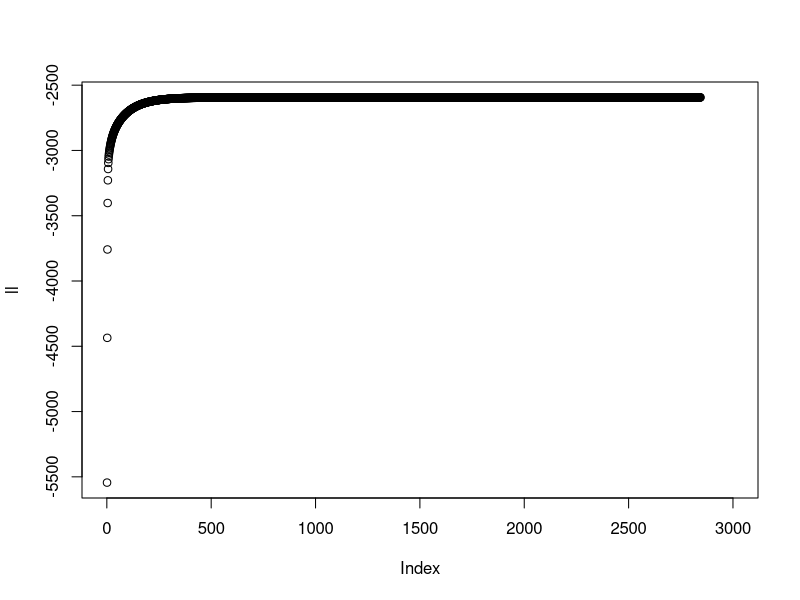
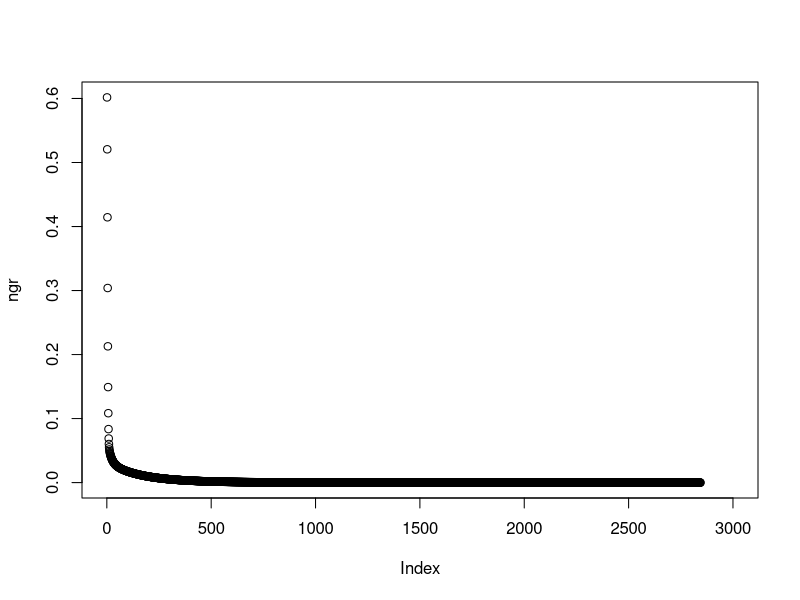
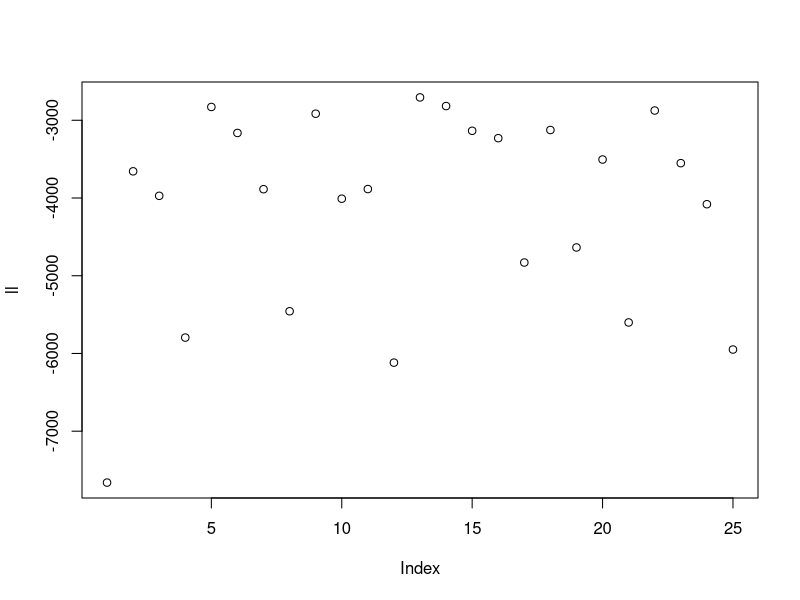
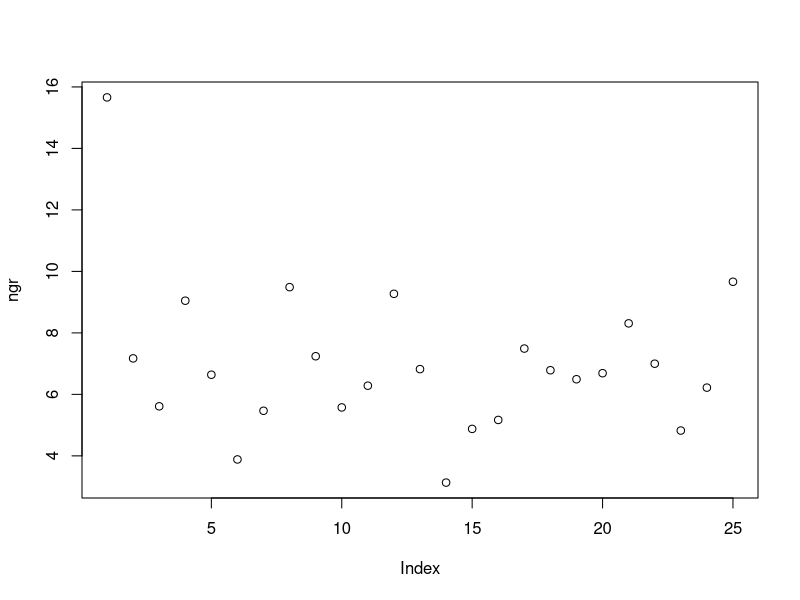

Write the R code that produced these figures, in order.
Admit <- UCBAdmissions
# Admit[1,,]
# Admit[2,,]
# Admit[,1,]
# Admit[,2,]

df <- matrix(NA, ncol=4, nrow=24)
l <- 0
for (i in 1:2) {
  admit <- 2-i
  for (j in 1:2) {
    female <- j - 1
    for (k in 1:6) {
      dept <- k
      l <- l + 1
      df[l,] <- c(admit,female,dept,Admit[i,j,k])
      
    }
  }
}

df <- as.data.frame(df)
names(df) <- c("admit", "female", "dept", "count")

df$dept <- factor(df$dept, labels=LETTERS[1:6])
# df$deptA <- as.integer(df$dept=="A")
# df$deptB <- as.integer(df$dept=="B")
# df$deptC <- as.integer(df$dept=="C")
# df$deptD <- as.integer(df$dept=="D")
# df$deptE <- as.integer(df$dept=="E")
# df$deptF <- as.integer(df$dept=="F")
# df$Cons <- 1

fit <- glm(admit~female+dept, weight=count, data=df, family="binomial")
summary(fit)

X <- model.matrix(~female+dept, data=df)
# X

B <- rep(1,7)
Y <- df$admit
counts <- df$count

admitll <- function(B,Y,X,counts){
  sum(counts*(Y*(X%*%B)- log(1 + exp(X%*%B))))
}

admitll(B,Y,X,counts)

# Check the log-likelihood around the solution
admitll(coef(fit),Y,X,counts)
logLik(fit) # check
admitll(coef(fit)+.01,Y,X,counts)
admitll(coef(fit)-.01,Y,X,counts)

admitgr <- function(B,Y,X,counts){
  J <- (Y-1/(1+exp(-X%*%B)))*counts
  return((t(X)%*%J)/sum(counts))
}

B <- rep(1,7)
admitgr(B,Y,X,counts)
# solve(admitgr(B,Y,X,counts), B)
# B <- coef(fit)
alpha <- 1
n <- 3000
i <- 0
ll <- rep(NA, n)
ngr <- rep(NA, n)
while (norm(admitgr(B,Y,X,counts), "F") > 1e-8 && i < n) {
#for (i in 1:n) {
  i <- i+1
  B.inc <- admitgr(B,Y,X,counts)
  ngr[i] <- norm(as.matrix(B.inc), "F")
  B <- B + alpha*B.inc #/norm(as.matrix(B.inc))
  ll[i] <- admitll(B,Y,X,counts)
}

B; i
norm(admitgr(B,Y,X,counts), "F")
admitll(B,Y,X,counts); logLik(fit)
plot(ll)
plot(ngr)
coef(fit)

# admitgr(coef(fit),Y,X,counts)
norm(admitgr(coef(fit),Y,X,counts), "F")

B <- rep(1,7)
H <- t(X)%*%diag(as.vector(1/(1+exp(-X%*%B))*(1-(1/(1+exp(-X%*%B)))))*counts)%*%X/sum(counts)
H

B <- rep(1,7)
n <- 25
i <- 0
ll <- rep(NA, n)
ngr <- rep(NA, n)
while (norm(admitgr(B,Y,X,counts), "F") > 1e-8 && i < n) {
  i <- i+1
  B.inc <- solve(H)%*%admitgr(B,Y,X,counts)
  ngr[i] <- norm(as.matrix(B.inc), "F")
  B <- B + alpha*B.inc
  ll[i] <- admitll(B,Y,X,counts)
}
cbind(B, coef(fit));i

plot(ll)
plot(ngr)
